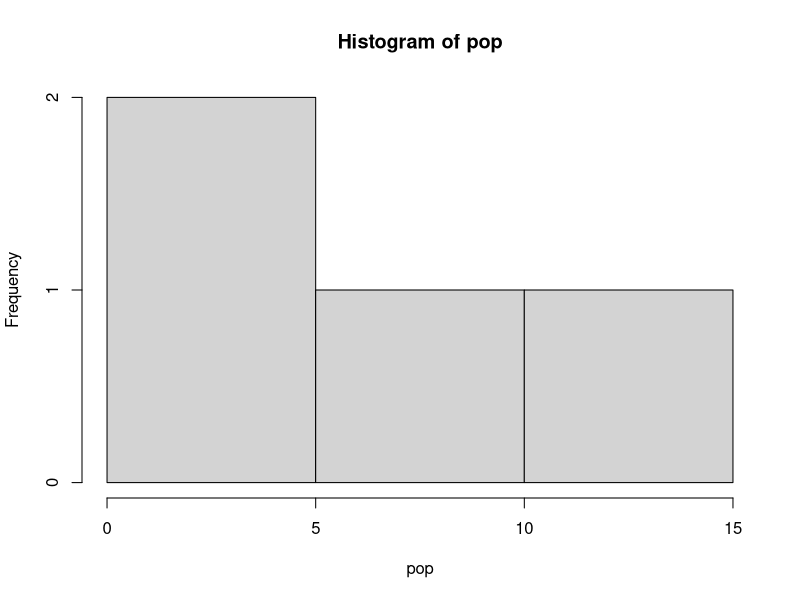

The R source for this figure:
## ---- chunk 1
knitr::opts_chunk$set(message = FALSE, warning = FALSE, fig.align="center")
## ---- chunk 2
# Investigate vector's types:

v1 <- c(0.5, 0.7); v1; typeof(v1)

v2 <-c(1:10); v2; typeof(v2)

v3 <- c(TRUE, FALSE); v3; typeof(v3)

v4 <- c("Swiss", "Itay", "France", "Germany"); v4; typeof(v4)
## ---- chunk 3
#Create a sequence from 0 to 5 with a step of 0.5:

v5 <- seq(1, 5, by=0.5); v5; typeof(v5)

length(v5)

summary(v5)
## ---- chunk 4
#Extract the third element of the vector
v5[3]

#Exclude the third element from the vector and save as new vector
v5[-3]
w5<-v5[-3]; w5

## ---- chunk 5

# Matrix of elements equal to "zero" and dimension 2x5 
m1<-matrix(0,2,5); m1  #(two rows by five columns)

# Matrix of integer elements (1 to 12, 3x4) 
m2<-matrix(1:12, 3,4); m2 

# Extract the second row
m2[2, ]
# Extract the third column
m2[,3]
# Extract the the second element of the third column
m2[2,3]
## ---- chunk 6

# Create the vectors with the variables
cities <- c("Berlin", "New York", "Paris", "Tokyo")
area <- c(892, 1214, 105, 2188)
population <- c(3.4, 8.1, 2.1, 12.9)
continent <- c("Europe", "Norh America", "Europe", "Asia")
## ---- chunk 7

# Concatenate the vectors into a new data frame
df1 <- data.frame(cities, area, population, continent)
df1

#Add a column (e.g., language spoken) using the command "cbind"
df2 <- cbind (df1, "Language" = c ("German", "English", "Freanch", "Japanese"))
df2
## ---- chunk 8

#Explore the data frame
str(df2) # see the structure
summary(df2) # compute basic statistics

# Use the symbol "$" to address a particular column
pop<-(df2$population)
pop
hist(pop) # plot the histogram
